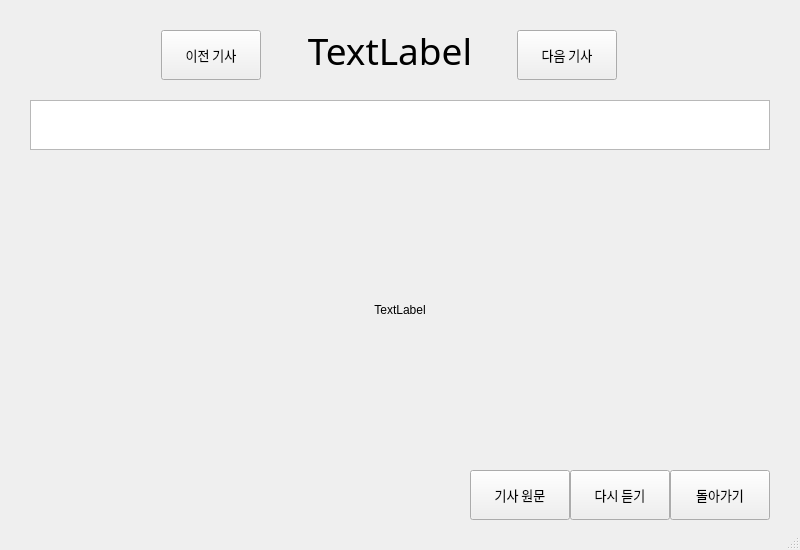
<?xml version="1.0" encoding="UTF-8"?>
<ui version="4.0">
 <class>MainWindow</class>
 <widget class="QMainWindow" name="MainWindow">
  <property name="geometry">
   <rect>
    <x>0</x>
    <y>0</y>
    <width>800</width>
    <height>550</height>
   </rect>
  </property>
  <property name="sizePolicy">
   <sizepolicy hsizetype="Fixed" vsizetype="Fixed">
    <horstretch>0</horstretch>
    <verstretch>0</verstretch>
   </sizepolicy>
  </property>
  <property name="minimumSize">
   <size>
    <width>800</width>
    <height>550</height>
   </size>
  </property>
  <property name="maximumSize">
   <size>
    <width>800</width>
    <height>550</height>
   </size>
  </property>
  <property name="windowTitle">
   <string>키워드</string>
  </property>
  <widget class="QWidget" name="centralwidget">
   <widget class="QLabel" name="label_index">
    <property name="geometry">
     <rect>
      <x>90</x>
      <y>-10</y>
      <width>600</width>
      <height>121</height>
     </rect>
    </property>
    <property name="font">
     <font>
      <family>맑은 고딕</family>
      <pointsize>28</pointsize>
     </font>
    </property>
    <property name="text">
     <string>TextLabel</string>
    </property>
    <property name="alignment">
     <set>Qt::AlignCenter</set>
    </property>
   </widget>
   <widget class="QPushButton" name="pushButton_4">
    <property name="geometry">
     <rect>
      <x>161</x>
      <y>30</y>
      <width>100</width>
      <height>50</height>
     </rect>
    </property>
    <property name="sizePolicy">
     <sizepolicy hsizetype="Maximum" vsizetype="Maximum">
      <horstretch>0</horstretch>
      <verstretch>0</verstretch>
     </sizepolicy>
    </property>
    <property name="minimumSize">
     <size>
      <width>100</width>
      <height>50</height>
     </size>
    </property>
    <property name="maximumSize">
     <size>
      <width>100</width>
      <height>50</height>
     </size>
    </property>
    <property name="font">
     <font>
      <family>맑은 고딕</family>
      <pointsize>10</pointsize>
     </font>
    </property>
    <property name="text">
     <string>이전 기사</string>
    </property>
    <property name="shortcut">
     <string>4</string>
    </property>
   </widget>
   <widget class="QPushButton" name="pushButton_6">
    <property name="geometry">
     <rect>
      <x>517</x>
      <y>30</y>
      <width>100</width>
      <height>50</height>
     </rect>
    </property>
    <property name="sizePolicy">
     <sizepolicy hsizetype="Maximum" vsizetype="Maximum">
      <horstretch>0</horstretch>
      <verstretch>0</verstretch>
     </sizepolicy>
    </property>
    <property name="minimumSize">
     <size>
      <width>100</width>
      <height>50</height>
     </size>
    </property>
    <property name="maximumSize">
     <size>
      <width>100</width>
      <height>50</height>
     </size>
    </property>
    <property name="font">
     <font>
      <family>맑은 고딕</family>
      <pointsize>10</pointsize>
     </font>
    </property>
    <property name="text">
     <string>다음 기사</string>
    </property>
    <property name="shortcut">
     <string>6</string>
    </property>
   </widget>
   <widget class="QPushButton" name="pushButton_0">
    <property name="geometry">
     <rect>
      <x>570</x>
      <y>470</y>
      <width>100</width>
      <height>50</height>
     </rect>
    </property>
    <property name="sizePolicy">
     <sizepolicy hsizetype="Maximum" vsizetype="Maximum">
      <horstretch>0</horstretch>
      <verstretch>0</verstretch>
     </sizepolicy>
    </property>
    <property name="minimumSize">
     <size>
      <width>100</width>
      <height>50</height>
     </size>
    </property>
    <property name="maximumSize">
     <size>
      <width>100</width>
      <height>50</height>
     </size>
    </property>
    <property name="font">
     <font>
      <family>맑은 고딕</family>
      <pointsize>10</pointsize>
     </font>
    </property>
    <property name="text">
     <string>다시 듣기</string>
    </property>
    <property name="shortcut">
     <string>0</string>
    </property>
   </widget>
   <widget class="QPushButton" name="pushButton_5">
    <property name="geometry">
     <rect>
      <x>470</x>
      <y>470</y>
      <width>100</width>
      <height>50</height>
     </rect>
    </property>
    <property name="sizePolicy">
     <sizepolicy hsizetype="Maximum" vsizetype="Maximum">
      <horstretch>0</horstretch>
      <verstretch>0</verstretch>
     </sizepolicy>
    </property>
    <property name="minimumSize">
     <size>
      <width>100</width>
      <height>50</height>
     </size>
    </property>
    <property name="maximumSize">
     <size>
      <width>100</width>
      <height>50</height>
     </size>
    </property>
    <property name="font">
     <font>
      <family>맑은 고딕</family>
      <pointsize>10</pointsize>
     </font>
    </property>
    <property name="text">
     <string>기사 원문</string>
    </property>
    <property name="shortcut">
     <string>5</string>
    </property>
   </widget>
   <widget class="QPushButton" name="pushButton_prev">
    <property name="geometry">
     <rect>
      <x>670</x>
      <y>470</y>
      <width>100</width>
      <height>50</height>
     </rect>
    </property>
    <property name="sizePolicy">
     <sizepolicy hsizetype="Maximum" vsizetype="Maximum">
      <horstretch>0</horstretch>
      <verstretch>0</verstretch>
     </sizepolicy>
    </property>
    <property name="minimumSize">
     <size>
      <width>100</width>
      <height>50</height>
     </size>
    </property>
    <property name="maximumSize">
     <size>
      <width>100</width>
      <height>50</height>
     </size>
    </property>
    <property name="font">
     <font>
      <family>맑은 고딕</family>
      <pointsize>10</pointsize>
     </font>
    </property>
    <property name="text">
     <string>돌아가기</string>
    </property>
    <property name="shortcut">
     <string>Backspace</string>
    </property>
   </widget>
   <widget class="QLabel" name="cloudview">
    <property name="geometry">
     <rect>
      <x>30</x>
      <y>160</y>
      <width>740</width>
      <height>300</height>
     </rect>
    </property>
    <property name="text">
     <string>TextLabel</string>
    </property>
    <property name="alignment">
     <set>Qt::AlignCenter</set>
    </property>
   </widget>
   <widget class="QTextBrowser" name="titleBrowser">
    <property name="geometry">
     <rect>
      <x>30</x>
      <y>100</y>
      <width>740</width>
      <height>50</height>
     </rect>
    </property>
    <property name="sizePolicy">
     <sizepolicy hsizetype="Expanding" vsizetype="Expanding">
      <horstretch>0</horstretch>
      <verstretch>0</verstretch>
     </sizepolicy>
    </property>
    <property name="font">
     <font>
      <family>맑은 고딕</family>
      <pointsize>16</pointsize>
     </font>
    </property>
    <property name="frameShape">
     <enum>QFrame::StyledPanel</enum>
    </property>
    <property name="frameShadow">
     <enum>QFrame::Sunken</enum>
    </property>
    <property name="lineWidth">
     <number>1</number>
    </property>
    <property name="verticalScrollBarPolicy">
     <enum>Qt::ScrollBarAsNeeded</enum>
    </property>
    <property name="horizontalScrollBarPolicy">
     <enum>Qt::ScrollBarAsNeeded</enum>
    </property>
    <property name="lineWrapMode">
     <enum>QTextEdit::WidgetWidth</enum>
    </property>
   </widget>
  </widget>
  <widget class="QMenuBar" name="menubar">
   <property name="geometry">
    <rect>
     <x>0</x>
     <y>0</y>
     <width>800</width>
     <height>26</height>
    </rect>
   </property>
  </widget>
  <widget class="QStatusBar" name="statusbar"/>
 </widget>
 <resources/>
 <connections/>
</ui>
